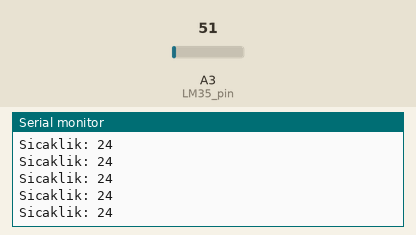
Simulated run of this sketch. Board: Arduino Uno, built with avr-gcc and run on an emulated ATmega328P. Shown: the last lines printed to the serial monitor. Inputs (shaded band) come from the test bench; at power-on: A3 (LM35_pin) = 51. Storage starts empty.

Above: at 4.2 s.
4.3 s: A3 (LM35_pin) set to 22
At 4.8 s:
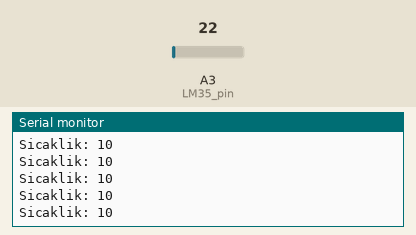
7.3 s: A3 (LM35_pin) set to 19
At 8.1 s:
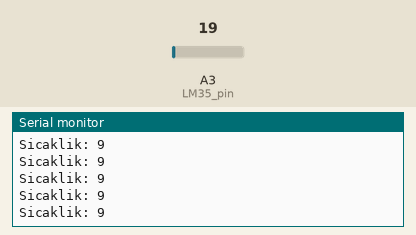
Timing chart, 0 to 10.3 s (numbered marks = the images above; inputs shaded):
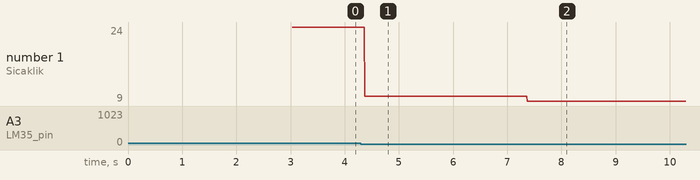

Measured:
- after the input at 4.3 s, the serial monitor: prints a new line after 0.07 s (image 1)
- after the input at 7.3 s, the serial monitor: prints a new line after 0.07 s (image 2)
- plotted number 1: 24 → 10 after the input at 4.3 s, 10 → 9 after the input at 7.3 s

The sketch:

sd_datalog.ino
```cpp
#include <SPI.h>
#include <SD.h>

const int chipSelect = 4;
const int LM35_pin = A3;
float temp = 0;

void setup()
{
  pinMode(LM35_pin, INPUT);
  Serial.begin(9600);
  while (!Serial) {
    ;
  }
  Serial.println("SD karta erisiliyor...");

  if (!SD.begin(chipSelect))
  {
    Serial.println("Kart hatasi.");
    return;
  }
  Serial.println("Erisim basarili.");
  delay(3000);
}

void loop()
{
  String dataString = "";
  int temp = (5.0 * analogRead(LM35_pin) * 100.0) / 1024;
  dataString += String(temp);

  File dataFile = SD.open("temp.txt", FILE_WRITE);

  if (dataFile)
  {
    dataFile.print("Sicaklik: ");
    dataFile.println(dataString);
    dataFile.close();
    Serial.print("Sicaklik: ");
    Serial.println(dataString);
  }
  else
    Serial.println("temp.txt dosyasina yazilamadi.");
}
```
